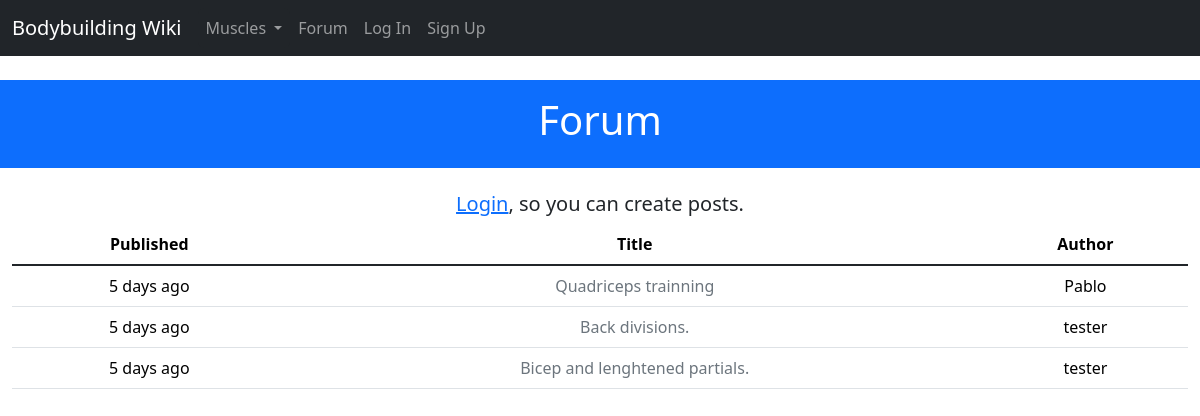
The app's page /forum, older data.
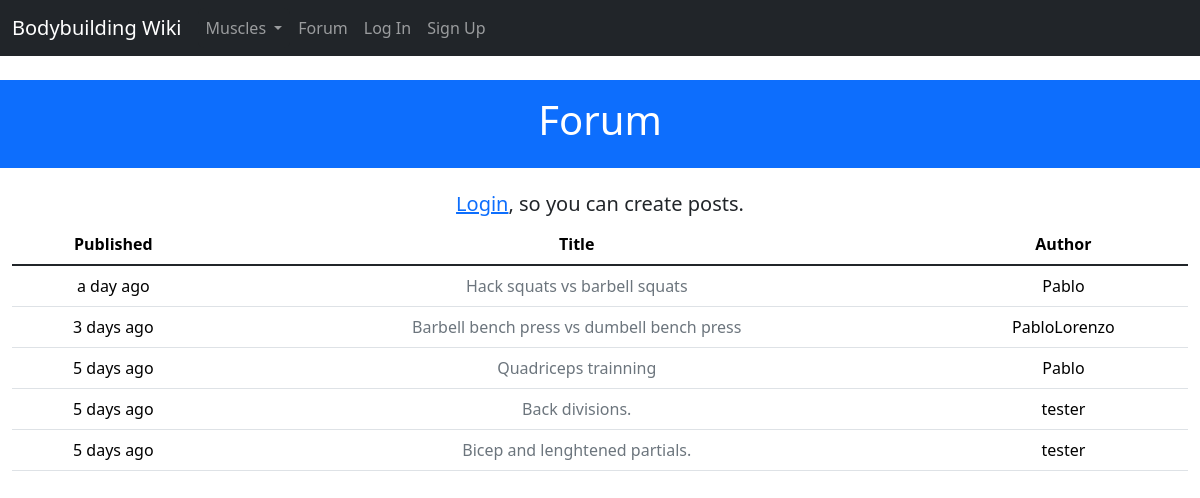
The same page, newer data.
### project/forum/models.py (models this page shows)
class Post(db.Model):
 __tablename__ = 'posts'
 id = db.Column(db.Integer, primary_key=True)
 title = db.Column(db.String(50))
 body = db.Column(db.Text)
 timestamp = db.Column(db.DateTime, index=True, default=datetime.utcnow)
 author_id = db.Column(db.Integer, db.ForeignKey('users.id'))
 comments = db.Relationship('Comment', backref='post', lazy='dynamic', cascade='all, delete-orphan')

### project/auth/models.py (models this page shows, shortened)
class User(UserMixin, db.Model):
    __tablename__ = 'users'
    id = db.Column(db.Integer, primary_key=True)
    username = db.Column(db.String(64), unique=True, index=True)
    email = db.Column(db.String(64), unique=True, index=True)
    role_id = db.Column(db.Integer, db.ForeignKey('roles.id'))
    name = db.Column(db.String(64))
    location = db.Column(db.String(64))
    about_me = db.Column(db.Text())
    member_since = db.Column(db.DateTime(), default=datetime.utcnow) # datetime.utcnow is missing the () at the end. This is because the default argument in db.Column() can take a function as a value.
    last_seen = db.Column(db.DateTime(), default=datetime.utcnow)
    password_hash = db.Column(db.String(128))
    posts = db.relationship('Post', backref='author', lazy='dynamic', cascade='all, delete-orphan')
    comments = db.relationship('Comment', backref='author', lazy='dynamic', cascade='all, delete-orphan')
    papers_saved = db.relationship('PaperSaved', lazy='dynamic', cascade='all, delete-orphan')
    def can(self, perm):
        return self.role is not None and self.role.has_permission(perm)
    @property
    def password(self):
        raise AttributeError('password is not a readable attribute')

### project/forum/views.py (the view)
@forum.route('')
def index():
    posts = Post.query.order_by(Post.timestamp.desc()).all()
    return render_template('forum/index.html', posts=posts)

### project/auth/models.py (called while the page is built)
    def can(self, permissions):
        return False

### project/main/__init__.py (called while the page is built)
@main.app_context_processor
def inject_user():
    return dict(user=current_user or None)

@main.app_context_processor
def inject_permissions():
    return dict(Permission=Permission)

@main.app_context_processor
def inject_muscles():
    return dict(muscles=Muscle.query.all())

### project/templates/forum/index.html (shortened to what this page needs)
{% extends 'base.html' %}
{% block header %}Forum{% endblock header %}
{% block content %}
{% if user.can(Permission.WRITE) %}
    <h5 class="text-center">Have something to discuss? <a href="{{ url_for('forum.post_create') }}"> create a post </a></h2>
{% else %}
<h5 class="text-center"><a href="{{ url_for('auth.login') }}">Login</a>, so you can create posts.</h5>
{% endif %}
<table class="table table-hover">
    <thead class="text-center">
        <th scope="col">Published</th>
        <th scope="col">Title</th>
        <th scope="col">Author</th>
    </thead>
    <tbody class="table-group-divider text-center">
        {% for post in posts %}
        <tr scope="row">
            <td>{{ moment(post.timestamp).fromNow() }}</td>
            <td><a href="{{ url_for('forum.post_read', id=post.id) }}"
                class="link-secondary link-offset-2 link-underline-opacity-0 link-underline-opacity-100-hover">{{post.title}}</a></td>
            <td>{{post.author.username}}</td>
        </tr>
        {% endfor %}
    </tbody>
</table>
{% endblock content %}

Row changes from the older to the newer data that the page shows:
added Post: timestamp "a day ago", title "Hack squats vs barbell squats", author.username "Pablo"
added Post: timestamp "3 days ago", title "Barbell bench press vs dumbell bench press", author.username "PabloLorenzo"
